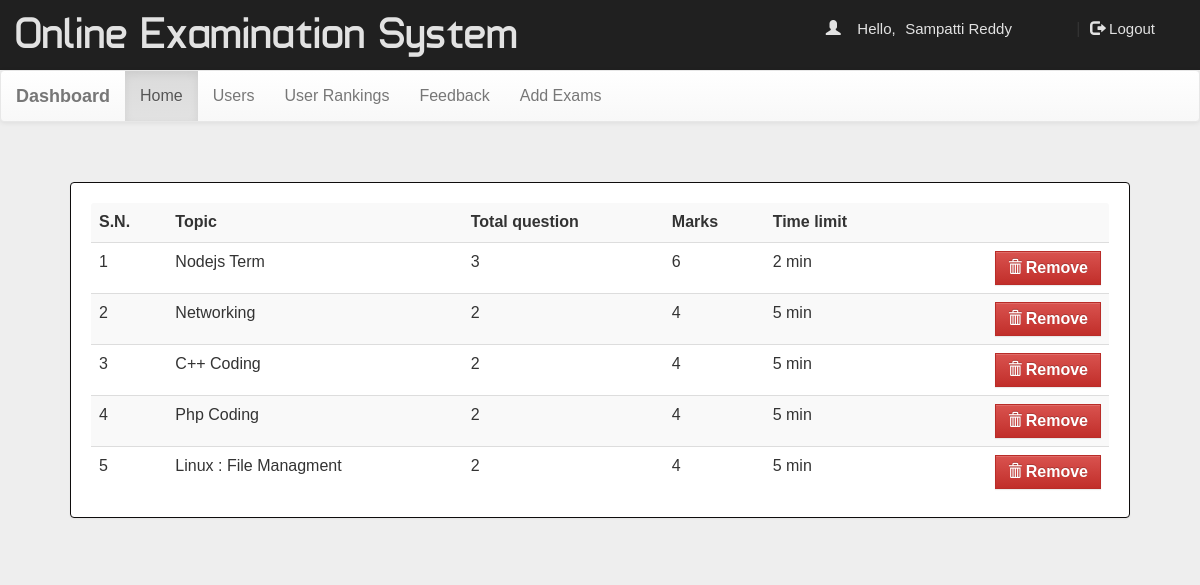
The page /dash.php (signed in) on the database its author committed.
### tables this page shows
CREATE TABLE `quiz` (
  `eid` text NOT NULL,
  `title` varchar(100) NOT NULL,
  `sahi` int(11) NOT NULL,
  `wrong` int(11) NOT NULL,
  `total` int(11) NOT NULL,
  `time` bigint(20) NOT NULL,
  `intro` text NOT NULL,
  `tag` varchar(100) NOT NULL,
  `date` timestamp NOT NULL DEFAULT current_timestamp() ON UPDATE current_timestamp()
);

### dash.php (the view, shortened to what this page needs)
<!DOCTYPE html PUBLIC "-//W3C//DTD XHTML 1.0 Transitional//EN" "http://www.w3.org/TR/xhtml1/DTD/xhtml1-transitional.dtd">
<html xmlns="http://www.w3.org/1999/xhtml">
<head>
  <link rel="stylesheet" href="css/bootstrap.min.css" />
  <link rel="stylesheet" href="css/bootstrap-theme.min.css" />
  <link rel="stylesheet" href="css/main.css">
  <link rel="stylesheet" href="css/font.css">
</head>
<body style="background:#eee;">
  <div class="header">
    <div class="row">
      <div class="col-lg-6">
        <span class="logo">Online Examination System</span>
      </div>
      <?php
      include_once 'dbConnection.php';
      if (!(isset($_SESSION['email']))) {
        header("location:index.php");
      } else {
        $name = $_SESSION['name'];
        echo '<span class="pull-right top title1" ><span class="log1"><span class="glyphicon glyphicon-user" aria-hidden="true"></span>&nbsp;&nbsp;&nbsp;&nbsp;Hello,</span> <a href="#" class="log log1">' . $name . '</a>&nbsp;|&nbsp;<a href="logout.php?q=account.php" class="log"><span class="glyphicon glyphicon-log-out" aria-hidden="true"></span>&nbsp;Logout</button></a></span>';
      } ?>
    </div>
  </div>
  <nav class="navbar navbar-default title1">
    <div class="container-fluid">
      <div class="navbar-header">
        <a class="navbar-brand" href="dash.php?q=0"><b>Dashboard</b></a>
      </div>
      <div class="collapse navbar-collapse" id="bs-example-navbar-collapse-1">
        <ul class="nav navbar-nav">
          <li <?php if (@$_GET['q'] == 0) echo 'class="active"'; ?>><a href="dash.php?q=0">Home<span class="sr-only">(current)</span></a></li>
          <li <?php if (@$_GET['q'] == 1) echo 'class="active"'; ?>><a href="dash.php?q=1">Users</a></li>
          <li <?php if (@$_GET['q'] == 2) echo 'class="active"'; ?>><a href="dash.php?q=2">User Rankings</a></li>
          <li <?php if (@$_GET['q'] == 3) echo 'class="active"'; ?>><a href="dash.php?q=3">Feedback</a></li>
          <li <?php if (@$_GET['q'] == 4) echo 'class="active"'; ?>><a href="dash.php?q=4">Add Exams</a></li>
        </ul>
      </div>
    </div>
  </nav>
  <div class="container">
    <div class="row">
      <div class="col-md-12">
        <?php if (@$_GET['q'] == 0) {
          $result = mysqli_query($con, "SELECT * FROM quiz ORDER BY date DESC") or die('Error');
          echo  '<div class="panel"><table class="table table-striped title1">
<tr><td><b>S.N.</b></td><td><b>Topic</b></td><td><b>Total question</b></td><td><b>Marks</b></td><td><b>Time limit</b></td><td></td></tr>';
          $c = 1;
          while ($row = mysqli_fetch_array($result)) {
            $title = $row['title'];
            $total = $row['total'];
            $sahi = $row['sahi'];
            $time = $row['time'];
            $eid = $row['eid'];
            echo '<tr><td>' . $c++ . '</td><td>' . $title . '</td><td>' . $total . '</td><td>' . $sahi * $total . '</td><td>' . $time . '&nbsp;min</td>
	<td><b><a href="update.php?q=rmquiz&eid=' . $eid . '" class="pull-right btn btn-danger" style="margin:0px; border-radius:0%;"><span class="glyphicon glyphicon-trash"  aria-hidden="true"></span>&nbsp;<span class="title1"><b>Remove</b></span></a></b></td></tr>';
          }
          echo '</table></div>';
        }
        ?>
      </div>
    </div>
  </div>
</body>
</html>

### css/main.css (style rules this page uses)
body { overflow-x: hidden; width: 100%; font: 15px "Century Gothic", "Times Roman", sans-serif; background: #eee; min-height: 550px; background-attachment: fixed; }
.panel { border-color: rgb(14, 12, 12); margin: 40px; padding: 20px; font: 15px "Century Gothic", "Times Roman", sans-serif; }
.header { background: #202020; height: 70px; }
.logo { font-family: "typo"; font-size: 45px; color: #e2e2e2; margin: 15px; }
.title1 { font: 16px "Century Gothic", "Times Roman", sans-serif; }
.top { margin-top: 20px; }
.log1 { font: 15px "Ubuntu", sans-serif; color: #e2e2e2; margin-left: 10px; }
.log { margin: 10px; margin-right: 60px; margin-left: 5px; color: #e2e2e2; text-decoration: none; font-size: 20px; font-size: 15px; }

### rows shown on the page
quiz: title "Nodejs Term", total "3", $sahi * $total "6", time "2"
quiz: title "Networking", total "2", $sahi * $total "4", time "5"
quiz: title "C++ Coding", total "2", $sahi * $total "4", time "5"
quiz: title "Php Coding", total "2", $sahi * $total "4", time "5"
quiz: title "Linux : File Managment", total "2", $sahi * $total "4", time "5"

### other values the page prints
$name "Sampatti Reddy"
